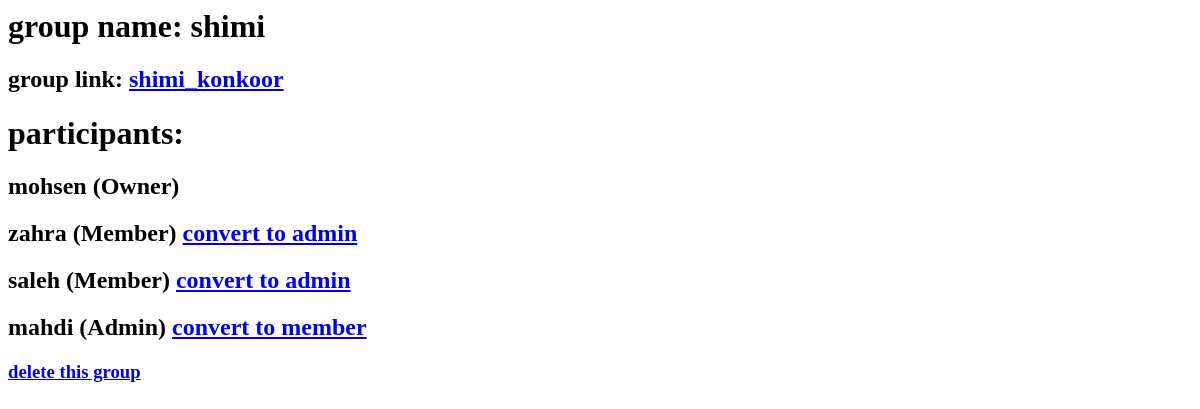
The app's page /group/19/ (signed in), older data.
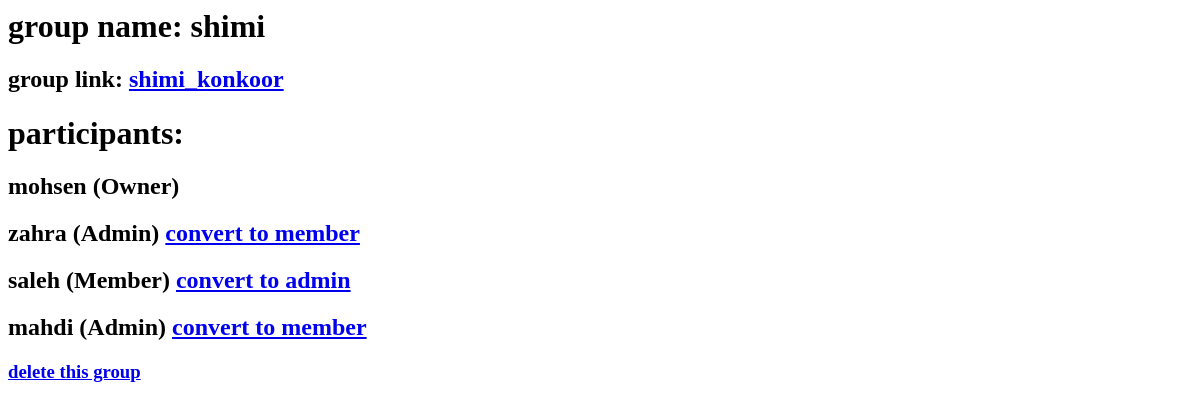
The same page, newer data.
### Group/models.py (models this page shows)
class Group(models.Model):
    name = models.CharField(max_length=100)
    link = models.CharField(max_length=15, validators=[
                            MinLengthValidator(5)], default=create_random_link(), unique=True)

class Participant(models.Model):
    ROLE_CHOICE = (
        ("O", "Owner"),
        ("A", "Admin"),
        ("M", "Member"),
    )
    role = models.CharField(max_length=6, choices=ROLE_CHOICE)
    user = models.ForeignKey(User, on_delete=models.CASCADE)
    group = models.ForeignKey(Group, on_delete=models.CASCADE)

### Group/views.py (the view)
# urls.py: path('<int:pk>/', GroupDetailsView.as_view(), name="group-details"),
class GroupDetailsView(AccessMixin, DetailView):
    model = Group
    template_name = 'GroupDetails.html'
    def dispatch(self, request, *args, **kwargs):
        if not request.user.is_authenticated:
            return self.handle_no_permission()
        user = User.objects.all().get(pk=self.request.session['_auth_user_id'])
        group = Group.objects.filter(pk=self.kwargs['pk'])
        if not group:
            return HttpResponse("group not found!")
        participant = Participant.objects.all().filter(user=user, group=group.get())
        role = "N"
        if participant:
            participant = participant.get()
            role = participant.role
        if role == "N":
            return HttpResponse("group not found!")
        return super().dispatch(request, *args, **kwargs)
    def get_context_data(self, **kwargs):
        user = User.objects.all().get(pk=self.request.session['_auth_user_id'])
        group = Group.objects.filter(pk=self.kwargs['pk'])
        participant = Participant.objects.get(user=user, group=group.get())
        participants = Participant.objects.filter(group__pk=self.kwargs['pk'])
        context = super().get_context_data(**kwargs)
        context['user_role'] = participant.role
        context['participants'] = participants
        context['group'] = group.get()
        return context

### Group/templates/GroupDetails.html
<h1>group name: {{ group.name }}</h1>
<h2>group link: <a href="{% url 'join-group' group.link %}">{{ group.link }}</a></h2>
<h1>participants:</h1>
{% for participant in participants %}
<h2>
    {{participant.user.username}} ({{ participant.get_role_display }}) {% if user_role == "O" %} {% if participant.role == "M" %}
    <a href="{% url 'convert-to-admin' participant.pk %}">convert to admin</a> {% elif participant.role == "A" %}
    <a href="{% url 'convert-to-admin' participant.pk %}">convert to member</a> {% endif %} {% endif %}
</h2>
{% endfor %}
<a href="{% url 'delete-group' group.pk %}">
    <h3>delete this group</h3>
</a>

Row changes from the older to the newer data that the page shows:
changed Participant "zahra": role "Member" → "Admin"; role "convert to admin" → "convert to member"
